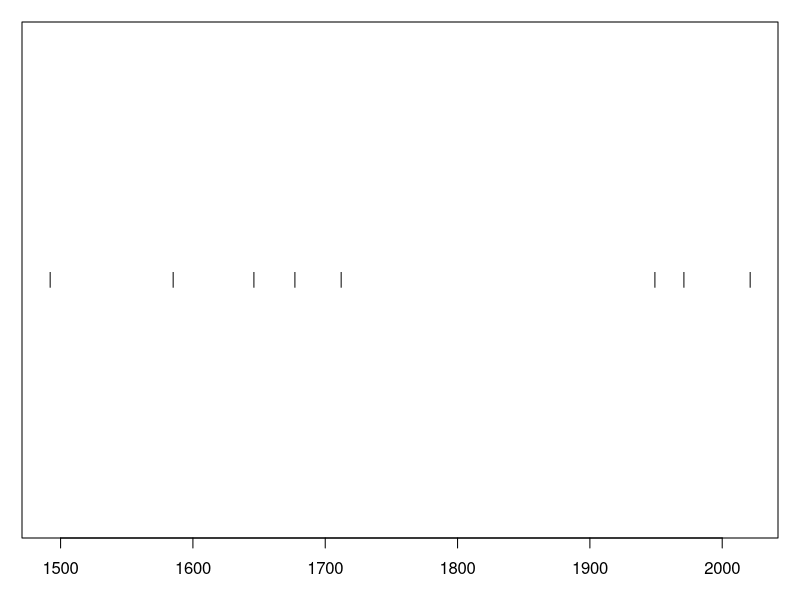

R code for this plot:
## ---- chunk 1
# [ ]: Configure the Quarto Manuscript options: https://quarto.org/docs/manuscripts/components.html#including-notebooks
## ---- chunk 2
eruptions <- c(1492, 1585, 1646, 1677, 1712, 1949, 1971, 2021)
n_eruptions <- length(eruptions)
## ---- chunk 3
#| label: fig-timeline
#| fig-cap: Timeline of recent earthquakes on La Palma
#| fig-alt: An event plot of the years of the last 8 eruptions on La Palma.
#| fig-height: 1.5
#| fig-width: 6
par(mar = c(3, 1, 1, 1) + 0.1)
plot(eruptions, rep(0, n_eruptions), 
  pch = "|", axes = FALSE)
axis(1)
box()
## ---- chunk 4
#| output: false
avg_years_between_eruptions <- mean(diff(eruptions[-n_eruptions]))
avg_years_between_eruptions
